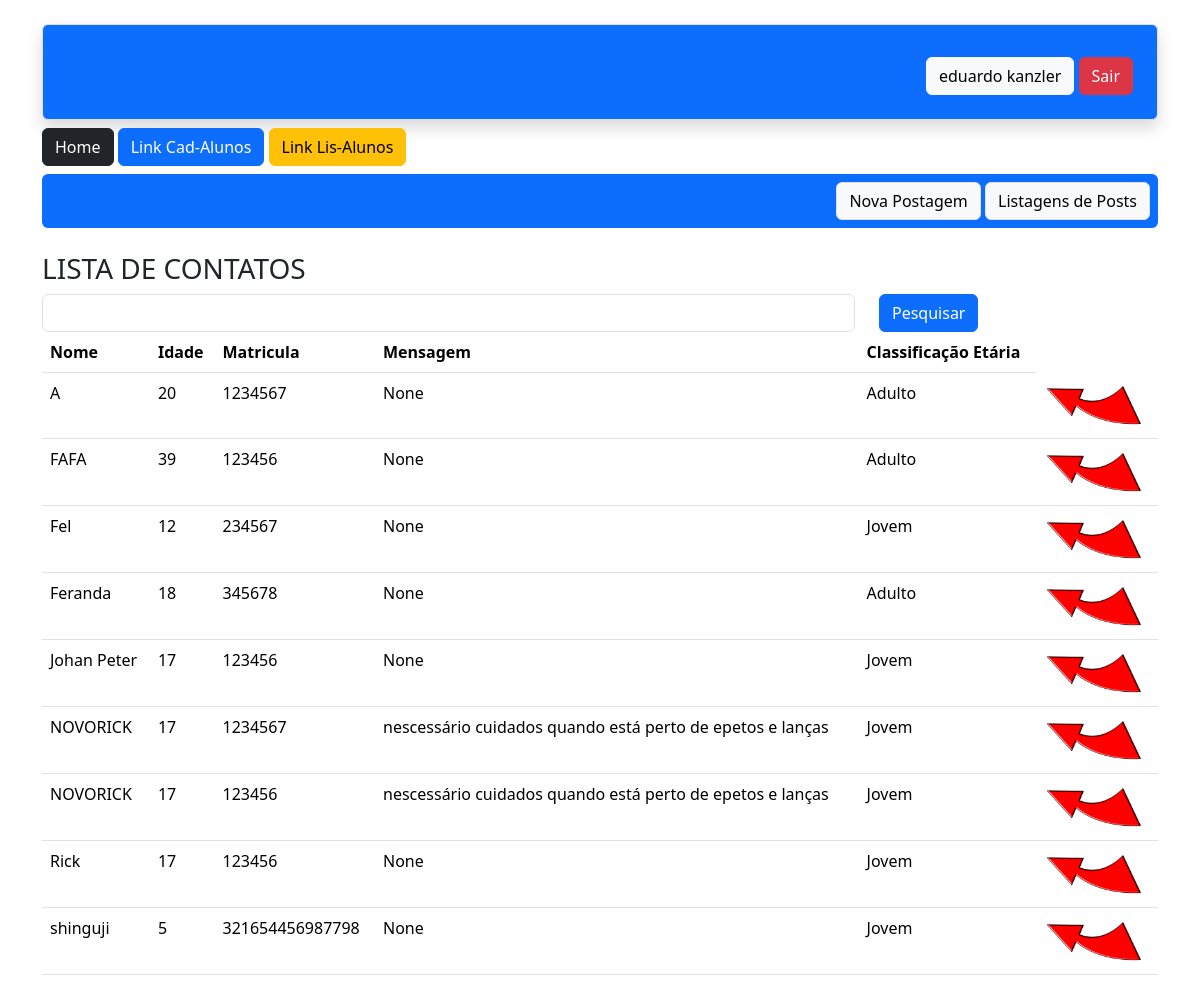
The page /contato/lista/ (signed in) on the database its author committed.
### app/models.py (models this page shows)
class User(db.Model, UserMixin):
    id = db.Column(db.Integer, primary_key = True)
    nome = db.Column(db.String, nullable = True)
    sobrenome = db.Column(db.String, nullable = True)
    email = db.Column(db.String, nullable = True)
    senha = db.Column(db.String, nullable = True)
    posts = db.relationship('Post', backref='user',lazy=True)

class Aluno(db.Model):  #Nome da tabela
    id = db.Column( db.Integer, primary_key=True)
    nome = db.Column( db.String, nullable=True)
    idade = db.Column( db.Integer, nullable=True)
    matricula = db.Column( db.Integer, nullable=True)
    descricao = db.Column( db.String, nullable=True)

### app/views.py (the view)
@app.route('/contato/lista/')
def contato_lista():
    if current_user.id == 7: return redirect(url_for('homepage'))
    if request.method =='GET':
        pesquisa = request.args.get('pesquisa','')
    dados = Aluno.query.order_by('nome')
    if pesquisa != '':
        dados = dados.filter_by(nome=pesquisa)
    context = {'dados' : dados.all()}
    return render_template('contato_lista.html', context=context)

### app/models.py (called while the page is built)
@login_manager.user_loader
def load_user(user_id):
    return User.query.get(user_id)

### app/templates/contato_lista.html (shortened to what this page needs)
{% extends 'base.html' %}
{% block content%}
</head>
    <div class="container">
        {% include 'nave.html' %}
            <div class="row mt-4">
                <h3>LISTA DE CONTATOS</h3>
                <form method="get" class="row">
                    <div class = "col-9">
                        <input type="text" name ="pesquisa" class="form-control">
                    </div>
                    <div class="col-3">
                        <button type="submit" class="btn btn-primary">Pesquisar</button>
                    </div>
                </form>
                <div class="col-12">
                    <table class="table">
                        <thead>
                            <tr>
                                <th>Nome</th>
                                <th>Idade</th>
                                <th>Matricula</th>
                                <th>Mensagem</th>
                                <th>Classificação Etária</th>
                            </tr>
                        </thead>
                            <body>
                                {% for linha in context['dados'] %}
                                <tr>
                                    <td>{{linha.nome}}</td>
                                    <td>{{linha.idade}}</td>
                                    <td>{{linha.matricula}}</td>
                                    <td>{{linha.descricao}}</td>
                                    <td>
                                        {%if linha.idade >= 18 %}
                                            Adulto
                                        {% else %}
                                            Jovem
                                        {% endif %}
                                    </td>
                                    <td><a href="{{url_for('contatoDetail',id=linha.id)}}">  <img src="{{url_for('static', filename='img/Clickbait-Arrow.png')}}" width="100" height="50"> </a></td>
                                </tr>
                                {% endfor %}
                            </body>
                    </table>
                </div>
            </div>
        </div>
{% endblock %}

### app/templates/nave.html
<div class = "text-center">
    <div class="mt-4 p-4 border shadow bg-primary rounded" style="background-image: url('https://images.fineartamerica.com/images-medium-large-5/fluffy-white-clouds-in-a-blue-sky-emrah-turudu.jpg'); background-repeat: no-repeat; background-size: cover;  ">
        {% if current_user.is_authenticated %}
                <div class = "mt-2 text-end ">
                    <span class='btn btn-light'>{{current_user.nome}} {{current_user.sobrenome}}</span>
                    <a href="{{url_for('logout')}}" class="btn btn-danger">Sair</a>
                </div>
        {% else %}
        <a href="{{url_for('cadastro')}}" class="btn btn-primary border">Faça o seu Cadastro</a>
        {% endif %}
    </div>
    <div class = 'mt-2 rounded'>
        <div class = "text-start">
            <a href="/"class="btn btn-dark">Home</a>
            <a href="{{url_for('contato')}}"class="btn btn-primary">Link Cad-Alunos </a>
            <a href="{{url_for('contato_lista')}}"class="btn btn-warning">Link Lis-Alunos </a>
        </div>
        <div class="bg-primary rounded p-2 mt-2  text-end " style="#background-image: url('https://i.guim.co.uk/img/media/4df537fc995e39f96ec356d87fd597d2da9d704b/0_156_4083_2450/master/4083.jpg?width=1200&height=1200&quality=85&auto=format&fit=crop&s=f0014a4b443ac2f383e96ba4fb501f2e');">
            <a href = "{{url_for('PostNovo')}}" class = "btn btn-light border">Nova Postagem </a>
            <a href = "{{url_for('PostLista')}}" class = "btn btn-light border">Listagens de Posts </a>
        </div>
    </div>
</div>

### rows shown on the page
User: nome "eduardo", sobrenome "kanzler"
Aluno: nome "A", idade "20", matricula "1234567", descricao "None", shows "Adulto"
Aluno: nome "FAFA", idade "39", matricula "123456", descricao "None", shows "Adulto"
Aluno: nome "Fel", idade "12", matricula "234567", descricao "None", shows "Jovem"
Aluno: nome "Feranda", idade "18", matricula "345678", descricao "None", shows "Adulto"
Aluno: nome "Johan Peter", idade "17", matricula "123456", descricao "None", shows "Jovem"
Aluno: nome "NOVORICK", idade "17", matricula "1234567", descricao "nescessário cuidados quando está perto de epetos e lanças", shows "Jovem"
Aluno: nome "NOVORICK", idade "17", matricula "123456", descricao "nescessário cuidados quando está perto de epetos e lanças", shows "Jovem"
Aluno: nome "Rick", idade "17", matricula "123456", descricao "None", shows "Jovem"
Aluno: nome "shinguji", idade "5", matricula "321654456987798", descricao "None", shows "Jovem"
